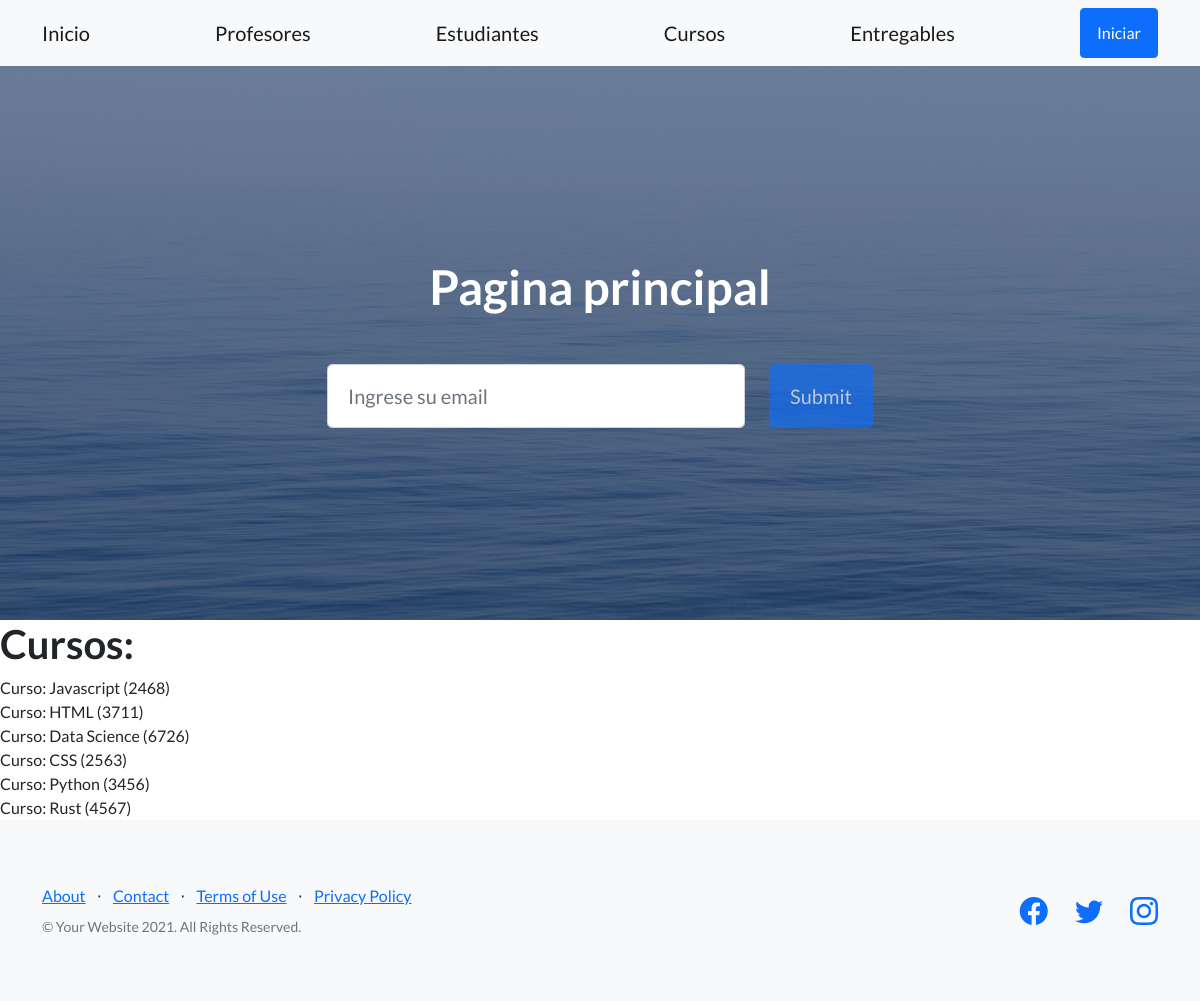
Before: /AppCoder/cursos with the older database file.
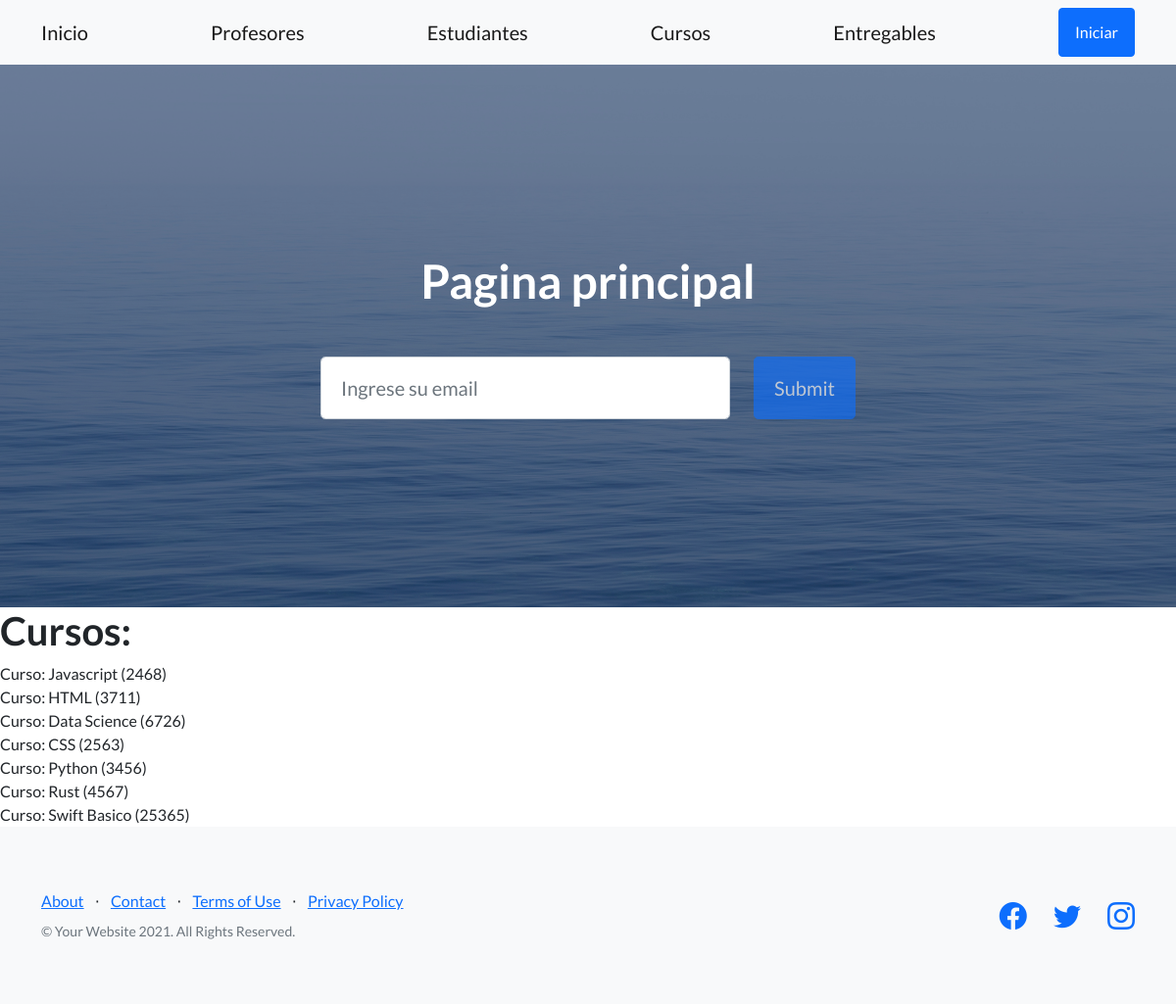
After: the same page with the newer database file.
### AppCoder/models.py (models this page shows)
class Curso(models.Model):
    nombre = models.CharField(max_length=40)
    camada = models.IntegerField()
    def __str__(self):
        return f'Curso: {self.nombre} ({self.camada})'

### AppCoder/views.py (the view)
# urls.py: path('cursos', views.cursos, name='Cursos'),
def cursos(request):
    return render(request, "AppCoder/cursos.html",
                  {'cursos': Curso.objects.all()})

### AppCoder/templates/AppCoder/cursos.html
{% extends 'AppCoder/padre.html' %}
{%  load static %}
{% block contenidoquecambia%}
    <h1>Cursos:</h1>
    {% for curso in cursos %}
        {{ curso }}
        <br>
    {% endfor %}
{% endblock %}

Changed rows visible on the page:
added Curso: nombre+camada "Curso: Swift Basico (25365)"
